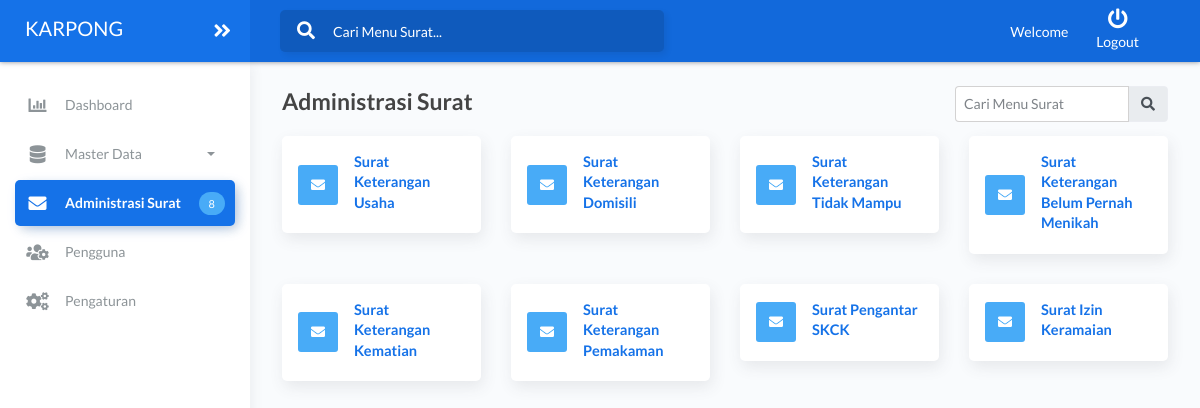
Page /page/index.php?page=administrasi_surat (signed in) on the committed database.
### tables this page shows
CREATE TABLE `conf_sistem` (
  `id` int(5) NOT NULL,
  `desc` varchar(20) DEFAULT NULL,
  `content` text DEFAULT NULL,
  `jenis` int(1) DEFAULT NULL COMMENT '1 profile, 2 sistem',
  `gambar` int(1) DEFAULT NULL COMMENT '1 = YA'
);

CREATE TABLE `tb_menu_surat` (
  `id` int(3) NOT NULL,
  `nama_menu` varchar(50) DEFAULT NULL,
  `url` varchar(30) DEFAULT NULL,
  `icon` varchar(20) DEFAULT NULL,
  `kode` varchar(5) DEFAULT NULL
);

### page/index.php (called while the page is built, shortened)
<?php
include '../config/konek.php';
include 'Model/Setting.php';
include 'header.php';
include 'menu.php';
include 'route.php';
include 'footer.php';

### page/Model/Setting.php (called while the page is built, shortened)
<?php
function singkatan(){
	global $k;
	$qry = mysqli_fetch_array(mysqli_query($k,"SELECT content FROM conf_sistem WHERE id=6"));
	return $qry['content'];
}
?>

### page/administrasi_surat.php (the view)
  <div class="main-panel">
      <div class="content">
        <div class="page-inner">
          <div class="inbox-head d-lg-flex d-block">
            <h4 class="page-title">Administrasi Surat</h4>
              <?php
                    $cari = $_POST['cari'] ?? '';
                ?>
                <form action="" method="POST" class="ml-auto">
                  <div class="input-group">
                    <input type="text" name="cari" autocomplete="off" value="<?php echo $cari ?>" placeholder="Cari Menu Surat" class="form-control">
                    <div class="input-group-append">
                      <button class="input-group-text"><i class="fa fa-search search-icon"></i></button>
                    </div>
                  </div>
                </form>
              </div>
 <div class="row">
<?php
$qry = mysqli_query($k,"SELECT * FROM tb_menu_surat WHERE nama_menu LIKE '%$cari%' AND kode > 0");
while ($d = mysqli_fetch_array($qry)) {
          echo "
    <div class='col-sm-6 col-lg-3'>
          <a href='$d[url]'>
              <div class='card p-3'>
                <div class='d-flex align-items-center'>
                  <span class='stamp stamp-md bg-info mr-3'>
                    <i class='$d[icon]'></i>
                  </span>
                  <div>
                    <h5 class='mb-1'><b>$d[nama_menu] </b></h5>
                  </div>
                </div>
              </div>
              </a>
            </div>
            ";
          }?>
                </div>
              </div>
            </div>
          </div>

### page/header.php (shortened to what this page needs)
<!DOCTYPE html>
<html lang="en">
<head>
	<link rel="stylesheet" href="../assets/css/bootstrap.min.css">
	<link rel="stylesheet" href="../assets/css/atlantis.min.css">
	<link rel="stylesheet" href="../assets/css/bootstrap-datetimepicker.css">
	<link rel="stylesheet" href="../assets/css/select2.min.css">
	<link rel="stylesheet" href="../assets/css/sweetalert2.css">
	<link rel="stylesheet" type="text/css" href="../assets/css/modaldy.css">
</head>
<body>
	<div class="wrapper">
		<div class="main-header">
			<div class="logo-header" data-background-color="blue">
				<a href="index.php" class="logo">
					<center><h2 class="white navbar-brand"><?php echo singkatan(); ?></center>
				</a>
				<div class="nav-toggle">
					<button class="btn btn-toggle toggle-sidebar">
						<i class="fas fa-angle-double-right"></i>
					</button>
				</div>
			</div>
			<nav class="navbar navbar-header navbar-expand-lg" data-background-color="blue2">
				<div class="container-fluid">
			 <div class="collapse" id="search-nav">
						<form method="POST" action="?page=administrasi_surat" class="navbar-left navbar-form nav-search mr-md-3">
							<div class="input-group">
								<div class="input-group-prepend">
									<button type="submit" class="btn btn-search pr-1">
										<i class="fa fa-search search-icon"></i>
									</button>
								</div>
								<input type="text" name="cari" autocomplete="off" value="<?php echo @$cari ?>" placeholder="Cari Menu Surat..." class="form-control">
							</div>
						</form>
					</div>
					<ul class="navbar-nav topbar-nav ml-md-auto align-items-center">
					 	 <li class="nav-item dropdown hidden-caret">
							<div class="white animated fadeIn" style="text-transform: capitalize;">
								Welcome <strong><?php echo $_SESSION["nama_pegawai"]; ?></strong>
							</div>
						</li>
						<li class="nav-item dropdown hidden-caret">
							<a   href="logout.php" class="btn btn-toggle  "  ><i class="fas fa-power-off"></i> <p style="    margin-bottom: 0px;">Logout</p></a>
						</li>
					</ul>
				</div>
			</nav>
		</div>

### assets/css/modaldy.css (style rules this page uses)
.white { color: white; }

### rows in the picture
conf_sistem: content "KARPONG"
tb_menu_surat: nama_menu "Surat Keterangan Usaha"
tb_menu_surat: nama_menu "Surat Keterangan Domisili"
tb_menu_surat: nama_menu "Surat Keterangan Tidak Mampu"
tb_menu_surat: nama_menu "Surat Keterangan Belum Pernah Menikah"
tb_menu_surat: nama_menu "Surat Keterangan Kematian"
tb_menu_surat: nama_menu "Surat Keterangan Pemakaman"
tb_menu_surat: nama_menu "Surat Pengantar SKCK"
tb_menu_surat: nama_menu "Surat Izin Keramaian"

### other values in the picture
jumlah_surat() "8"
